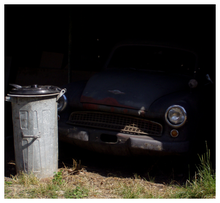
%> input picture b221/DZO/LAB/05/data/car_low.png, 220 x 203 px, shrunk from 510 x 470 before the run
$ octave poisson.m   (GNU Octave 9; MATLAB toolbox functions it lacks are replaced by stand-ins)
%> lines starting %> are read from the running program, lines starting %| are printed output that depends on the picture; in (x1, y1, x2, y2) boxes, pixels count from 0 and x2, y2 are one past the last pixel; in counts of white or black regions, pixels touching at a corner belong together; the program's own positions count from 1
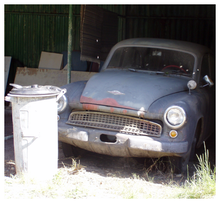
%> input picture b221/DZO/LAB/05/data/car_high.png, 220 x 203 px, shrunk from 510 x 470 before the run
### b221/DZO/LAB/05/calc_grad.m
function [Gx, Gy] = calc_grad(I)
    kernel_x = [-1; 1];
    kernel_y = [-1 1];

    isize = size(I);
%> isize = [203 220 3]
    ksize_x = size(kernel_x);
    ksize_y = size(kernel_y);
    k_center_x = ksize_x/2;
    k_center_y = ksize_y/2;

    Gx = zeros(isize);
    Gy = zeros(isize);

    for x = 1 : isize(1)
        for y = 1 : isize(2)
            acc = 0;
            for k = 1 : ksize_x(1)
                posx = k - k_center_x(1);
                if mod(posx, 1) ~= 0
                    posx = posx - 0.5;
                end

                for j = 1 : ksize_x(2)
                    posy = j - k_center_x(2);
                    if mod(posy, 1) ~= 0
                        posy = posy - 0.5;
                    end

                    if x + posx >=1 && x + posx <= isize(1)
                        if y + posy >= 1 && y + posy <= isize(2)
                            tmp = I(x + posx, y + posy, :) * kernel_x(k, j);
                            acc = acc + tmp;
                        end
                    end
                end
            end
            Gx(x, y, :) = acc;

            acc = 0;
            for k = 1 : ksize_y(1)
                posx = k - k_center_y(1);
                if mod(posx, 1) ~= 0
                    posx = posx - 0.5;
                end

                for j = 1 : ksize_y(2)
                    posy = j - k_center_y(2);
                    if mod(posy, 1) ~= 0
                        posy = posy - 0.5;
                    end

                    if x + posx >=1 && x + posx <= isize(1)
                        if y + posy >= 1 && y + posy <= isize(2)
                            acc = acc + (I(x + posx, y + posy, :) * kernel_y(k, j));
                        end
                    end
                end
            end
            Gy(x, y, :) = acc;

        end
    end
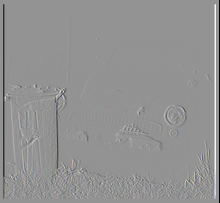
%> Gy: size 203x220x3 double; mean R, G, B -1.2, -1.2, -1.2; drawn with min black and max white
%> after the loop, tmp = [-255 -255 -255]

    % [9 lines of commented-out code are left out]
end

### b221/DZO/LAB/05/get_mask.m
function M = get_mask(GxA, GyA, GxB, GyB)
    isize = size(GxA);

    GA = sqrt(GxA.^2 + GyA.^2);
    GB = sqrt(GxB.^2 + GyB.^2);

    M = zeros(isize);
    for i=1:isize(1)
        for j=1:isize(2)
            if GA(i,j,:) <= GB(i,j,:)
                M(i,j,:) = 255;
            end
        end
    end
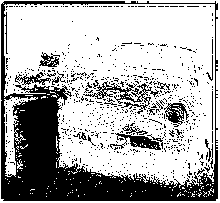
%> M: size 203x220x3 double; 68.6% white; 713 black regions (693 under 20 px), largest, box (x1, y1, x2, y2) and area: (1, 1, 218, 201) 10291, (83, 81, 159, 114) 570, (110, 133, 161, 150) 367
end

### b221/DZO/LAB/05/merge_grad.m
function [Gx, Gy] = merge_grad(GxA, GyA, GxB, GyB, M)
    isize = size(GxA);

    Gx = zeros(isize);
    Gy = zeros(isize);

    for i=1:isize(1)
        for j=1:isize(2)
            if M(i,j,1) == 0 && M(i,j,2) == 0 && M(i,j,3) == 0
                Gx(i,j,:) = GxA(i,j,:);
                Gy(i,j,:) = GyA(i,j,:);
            else
                Gx(i,j,:) = GxB(i,j,:);
                Gy(i,j,:) = GyB(i,j,:);
            end
        end
    end
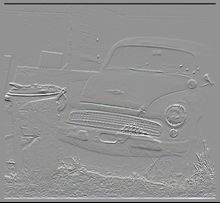
%> Gx: size 203x220x3 double; mean R, G, B -0.7, -0.7, -0.7; drawn with min black and max white
end

### b221/DZO/LAB/05/calc_div.m
function [divI] = calc_div(Gx, Gy)
    kernel_x = [-1; 1];
    kernel_y = [-1 1];

    isize = size(Gx);
    ksize_x = size(kernel_x);
    ksize_y = size(kernel_y);
    k_center_x = ksize_x/2;
    k_center_y = ksize_y/2;

    div_x = zeros(isize);
    div_y = zeros(isize);

    for x = 1 : isize(1)
        for y = 1 : isize(2)
            acc = 0;
            for k = 1 : ksize_x(1)
                posx = k - k_center_x(1);
                if mod(posx, 1) ~= 0
                    posx = posx - 0.5;
                end

                for j = 1 : ksize_x(2)
                    posy = j - k_center_x(2);
                    if mod(posy, 1) ~= 0
                        posy = posy - 0.5;
                    end

                    if x + posx >=1 && x + posx <= isize(1)
                        if y + posy >= 1 && y + posy <= isize(2)
                            tmp = Gx(x + posx, y + posy, :) * kernel_x(k, j);
                            acc = acc + tmp;
                        end
                    end
                end
            end
            div_x(x, y, :) = acc;

            acc = 0;
            for k = 1 : ksize_y(1)
                posx = k - k_center_y(1);
                if mod(posx, 1) ~= 0
                    posx = posx - 0.5;
                end

                for j = 1 : ksize_y(2)
                    posy = j - k_center_y(2);
                    if mod(posy, 1) ~= 0
                        posy = posy - 0.5;
                    end

                    if x + posx >=1 && x + posx <= isize(1)
                        if y + posy >= 1 && y + posy <= isize(2)
                            acc = acc + (Gy(x + posx, y + posy, :) * kernel_y(k, j));
                        end
                    end
                end
            end
            div_y(x, y, :) = acc;

        end
    end
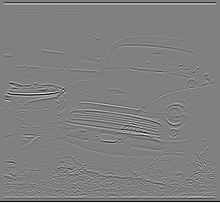
%> div_x: size 203x220x3 double; mean R, G, B 0, 0, 0; drawn with min black and max white
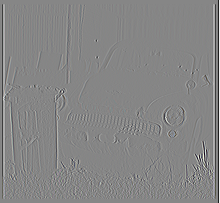
%> div_y: size 203x220x3 double; mean R, G, B 0, 0, 0; mean of the top-left, top-right, bottom-left and bottom-right quarters 0, 0, 0, 0; drawn with min black and max white
%> after the loop, tmp = [255 255 255]

    divI = div_x + div_y;

    % divImax = max(divI, [], 'all');
    % divImin = min(divI, [], 'all');
    % divI = 255 / (divImax - divImin) * (divI - divImin);
end

### b221/DZO/LAB/05/merge_image.m
function O = merge_image(A, B, M)
    isize = size(A);

    O = zeros(isize);

    for i=1:isize(1)
        for j=1:isize(2)
            if M(i,j,1) == 0 && M(i,j,2) == 0 && M(i,j,3) == 0
                O(i,j,:) = A(i,j,:);
            else
                O(i,j,:) = B(i,j,:);
            end
        end
    end
end

### b221/DZO/LAB/05/solve_GS.m
function O = solve_GS(A, B, M, divI)
    O = merge_image(A, B, M);

    isize = size(O);

    max_iter = 10^2;

    textprogressbar('Solving Poisson equation iteratively using Gauss-Seidel method ');

    for i = 1:max_iter

        for x = 1:isize(1)

            for y = 1:isize(2)

                if M(x, y) ~= -1
                    acc = zeros(1, 1, 3);

                    if (x + 1) <= isize(1)
                        acc = acc + O(x + 1, y, :);
                    else
                        acc = acc + O(x, y, :);
                    end

                    if (x - 1) >= 1
                        acc = acc + O(x - 1, y, :);
                    else
                        acc = acc + O(x, y, :);
                    end

                    if (y + 1) <= isize(2)
                        acc = acc + O(x, y + 1, :);
                    else
                        acc = acc + O(x, y, :);
                    end

                    if (y - 1) >= 1
                        acc = acc + O(x, y - 1, :);
                    else
                        acc = acc + O(x, y, :);
                    end

                    res = acc - divI(x, y, :);
                    res = res / 4;
                    O(x, y, :) = res;
                end

            end

        end

        textprogressbar((i / max_iter) * 100);
    end

    textprogressbar('Done');
end

### b221/DZO/LAB/05/textprogressbar.m
function textprogressbar(c)
% This function creates a text progress bar. It should be called with a
% STRING argument to initialize and terminate. Otherwise the number correspoding
% to progress in % should be supplied.
% INPUTS:   C   Either: Text string to initialize or terminate
%                       Percentage number to show progress
% OUTPUTS:  N/A
% Example:  Please refer to demo_textprogressbar.m
% Author: Paul Proteus (e-mail: proteus.paul (at) yahoo (dot) com)
% Version: 1.0
% Changes tracker:  29.06.2010  - First version
% Inspired by: http://blogs.mathworks.com/loren/2007/08/01/monitoring-progress-of-a-calculation/
%% Initialization
persistent strCR;           %   Carriage return pesistent variable
% Vizualization parameters
strPercentageLength = 10;   %   Length of percentage string (must be >5)
strDotsMaximum      = 100;   %   The total number of dots in a progress bar
%% Main
if isempty(strCR) && ~ischar(c)
    % Progress bar must be initialized with a string
    error('The text progress must be initialized with a string');
elseif isempty(strCR) && ischar(c)
    % Progress bar - initialization
    fprintf('%s',c);
    strCR = -1;
elseif ~isempty(strCR) && ischar(c)
    % Progress bar  - termination
    strCR = [];
    fprintf([c '\n']);
elseif isnumeric(c)
    % Progress bar - normal progress
    c = floor(c);
    percentageOut = [num2str(c) '%%'];
    percentageOut = [percentageOut repmat(' ',1,strPercentageLength-length(percentageOut)-1)];
    nDots = floor(c/100*strDotsMaximum);
    dotOut = ['[' repmat('.',1,nDots) repmat(' ',1,strDotsMaximum-nDots) ']'];
    strOut = [percentageOut dotOut];

    % Print it on the screen
    if strCR == -1
        % Don't do carriage return during first run
        fprintf(strOut);
    else
        % Do it during all the other runs
        fprintf([strCR strOut]);
    end

    % Update carriage return
    strCR = repmat('\b',1,length(strOut)-1);

else
    % Any other unexpected input
    error('Unsupported argument type');
end

### b221/DZO/LAB/05/poisson.m
clear all
close all
clc
%% read input images

% A = double(imread('data/mona_lisa.png'));
% B = double(imread('data/ginevra_benci.png'));

A = double(imread('data/car_low.png'));
B = double(imread('data/car_high.png'));

figure("Name", "Input Images", "NumberTitle", "off")
subplot(121)
imshow(A / 255); title("A");
subplot(122)
imshow(B / 255); title("B")

%% compute gradients

[GxA, GyA] = calc_grad(A);

figure("Name", "Gradient Of Picture A", "NumberTitle", "off")
subplot(121)
imshow(GxA / 255 + 0.5); title("G_x");
subplot(122)
imshow(GyA / 255 + 0.5); title("G_y");

[GxB, GyB] = calc_grad(B);

figure("Name", "Gradient Of Picture B", "NumberTitle", "off")
subplot(121)
imshow(GxB / 255 + 0.5); title("G_x");
subplot(122)
imshow(GyB / 255 + 0.5); title("G_y");

%% read/generate mask

% M = double(imread('data/mona_mask.png'));

M = get_mask(GxA, GyA, GxB, GyB);

figure("Name", "Gradient Selection Mask", "NumberTitle", "off")
imshow(M / 255)
%% merge gradients

[Gx, Gy] = merge_grad(GxA, GyA, GxB, GyB, M);

figure("Name", "Merged Gradients", "NumberTitle", "off")
subplot(121)
imshow(Gx / 255 + 0.5); title("G_x");
subplot(122)
imshow(Gy / 255 + 0.5); title("G_y");

%% compute divergence

divI = calc_div(Gx, Gy);

figure("Name", "Divergence Of Merged Gradients", "NumberTitle", "off")
imshow(divI / 255 + 0.5);

%% compute naive merge

O = merge_image(A, B, M);
%> after the loop in merge_image, `for i=1:isize(1)`:
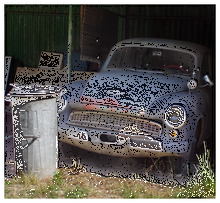
%> O: size 203x220x3 double; mean R, G, B 91.9, 88.9, 86

figure("Name", "Naive Merge", "NumberTitle", "off")
imshow(O / 255);
%% save naive merge

imwrite(O / 255, 'car_0_before.png');

%% solve using Gauss-Seidel

O = solve_GS(A, B, M, divI);
%> (the run ends here)
